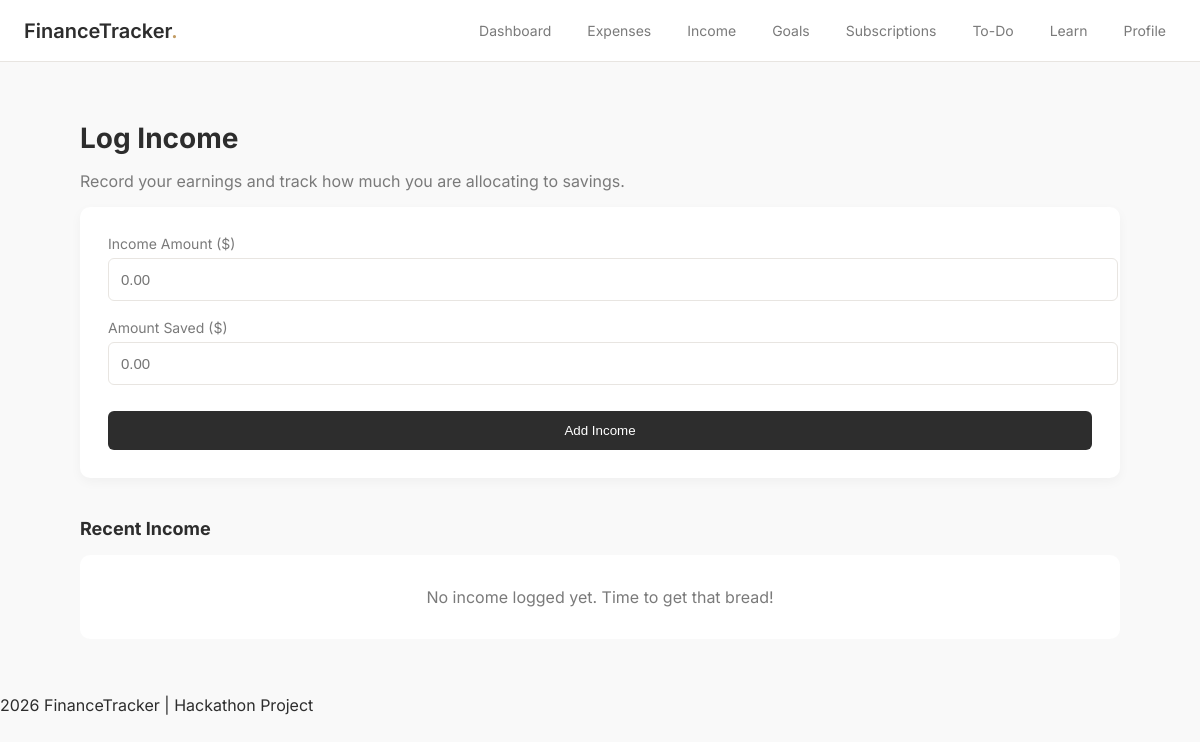
The app's page /income/oleksii, older data.
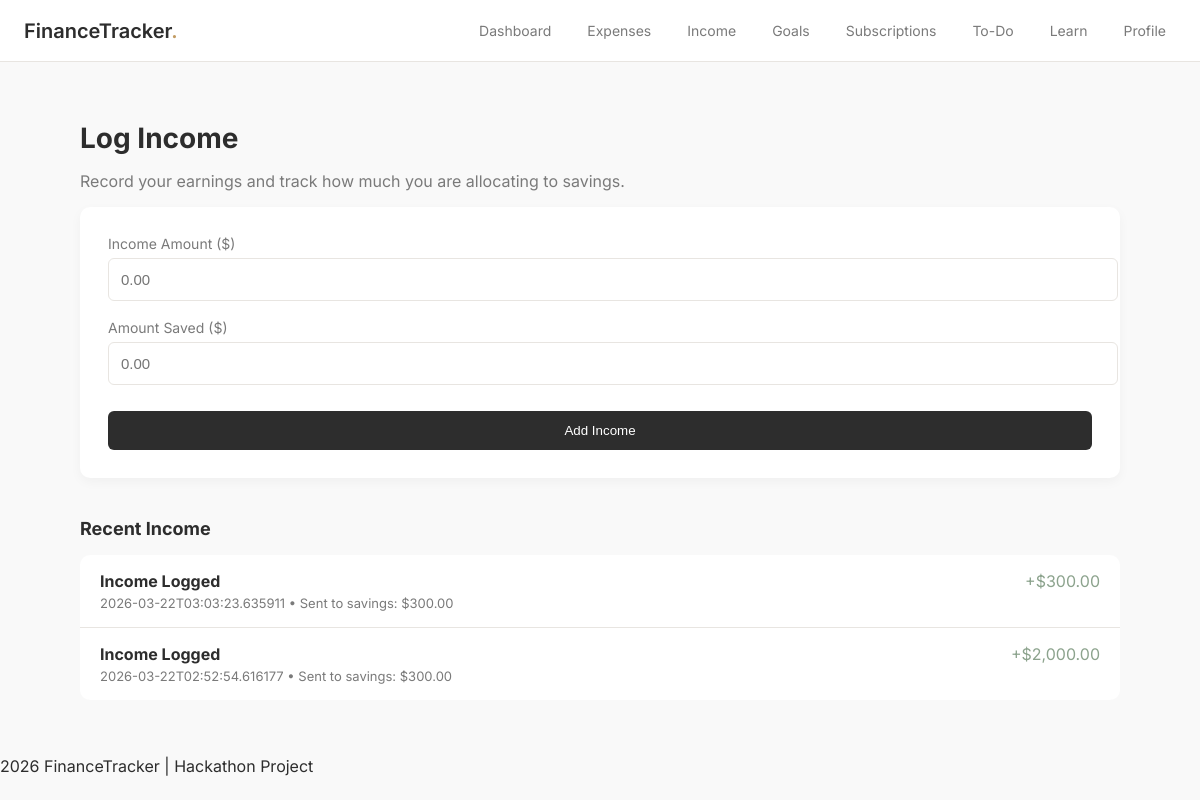
The same page, newer data.
### tables this page shows
CREATE TABLE income (
        id INTEGER PRIMARY KEY AUTOINCREMENT,
        user_id INTEGER,
        amount REAL,
        saved REAL,
        date TEXT
    );

### app.py (the view, shortened to what this page needs)
@app.route("/income/<username>", methods=["GET", "POST"])
def income(username):
    user_id = get_user_id(username)
    if not user_id:
        return redirect(url_for("index"))
    conn = get_db()
    data = conn.execute(
        "SELECT * FROM income WHERE user_id=? ORDER BY date DESC",
        (user_id,)
    ).fetchall()
    conn.close()
    return render_template("income.html", data=data, username=username)

### app.py (called while the page is built)
def get_db():
    conn = sqlite3.connect(DB)
    conn.row_factory = sqlite3.Row
    return conn

def get_user_id(username):
    conn = get_db()
    user = conn.execute(
        "SELECT id FROM users WHERE username=?",
        (username,)
    ).fetchone()
    conn.close()
    return user["id"] if user else None

@app.context_processor
def inject_user():
    username = request.view_args.get("username") if request.view_args else None
    return dict(current_user=username)

### templates/income.html (shortened to what this page needs)
{% extends "layout.html" %}
{% block navbar %}
    {% include "navbar.html" %}
{% endblock %}
{% block content %}
<div class="container">
    <div class="dashboard-header">
        <h1>Log Income</h1>
        <p>Record your earnings and track how much you are allocating to savings.</p>
    </div>
    <div class="form-card" style="border-top-color: #8CA38D;">
        <form method="POST">
            <div class="form-group">
                <label>Income Amount ($)</label>
                <input type="number" step="0.01" name="amount" class="form-control" placeholder="0.00" required>
            </div>
            <div class="form-group">
                <label>Amount Saved ($)</label>
                <input type="number" step="0.01" name="saved" class="form-control" placeholder="0.00" required>
            </div>
            <button type="submit" class="btn-primary" style="width: 100%; margin-top: 8px;">Add Income</button>
        </form>
    </div>
    <h3 class="section-title">Recent Income</h3>
    <div class="transaction-list">
        {% if data %}
            {% for i in data %}
                <div class="transaction-item">
                    <div class="tx-details">
                        <h4>Income Logged</h4>
                        <p>{{ i.date }} • Sent to savings: ${{ "{:,.2f}".format(i.saved|float) }}</p>
                    </div>
                    <div class="tx-amount" style="color: #8CA38D;">
                        +${{ "{:,.2f}".format(i.amount|float) }}
                    </div>
                </div>
            {% endfor %}
        {% else %}
            <div class="empty-state" style="padding: 32px; text-align: center; color: #7A7A7A;">
                No income logged yet. Time to get that bread!
            </div>
        {% endif %}
    </div>
</div>
{% endblock %}

Row changes from the older to the newer data that the page shows:
added income: date "2026-03-22T03:03:23.635911", saved "300.00", amount "300.00"
added income: date "2026-03-22T02:52:54.616177", saved "300.00", amount "2,000.00"
Text that changed along with them:
text no longer shown: "No income logged yet. Time to get that bread!"
